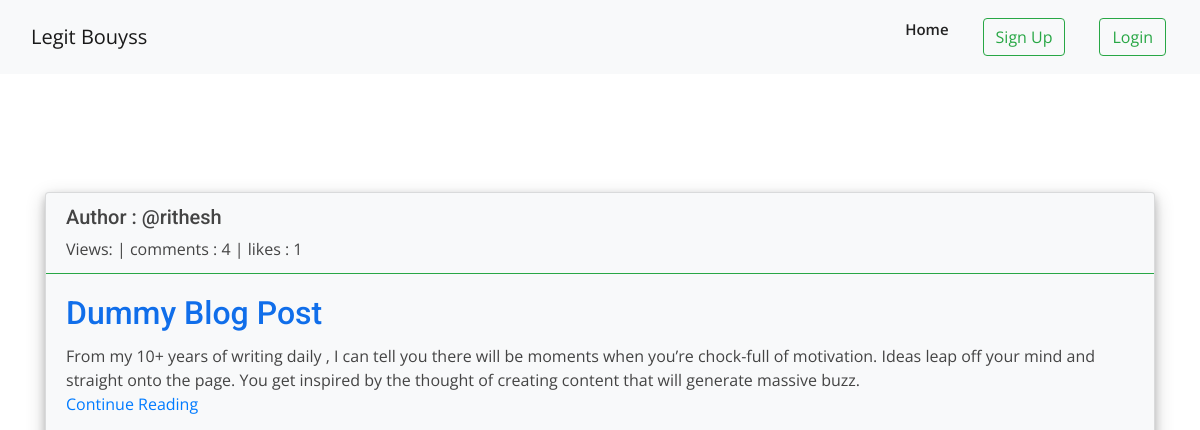
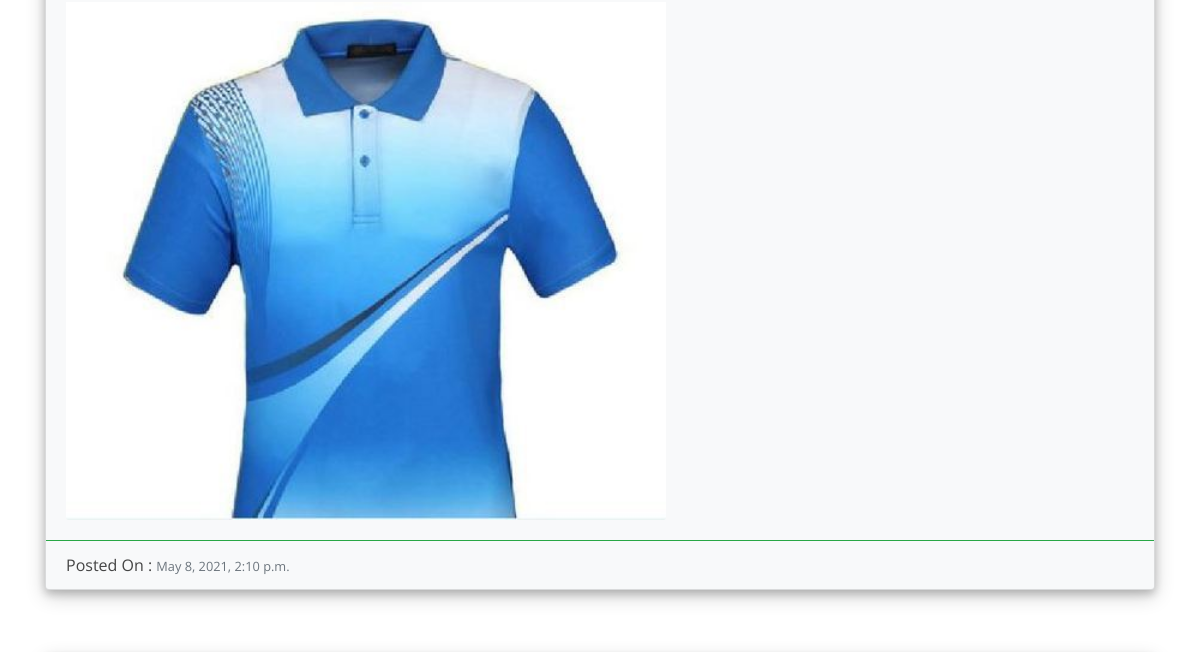
Before: / (upper part) with the older database file (2 pictures, top to bottom).
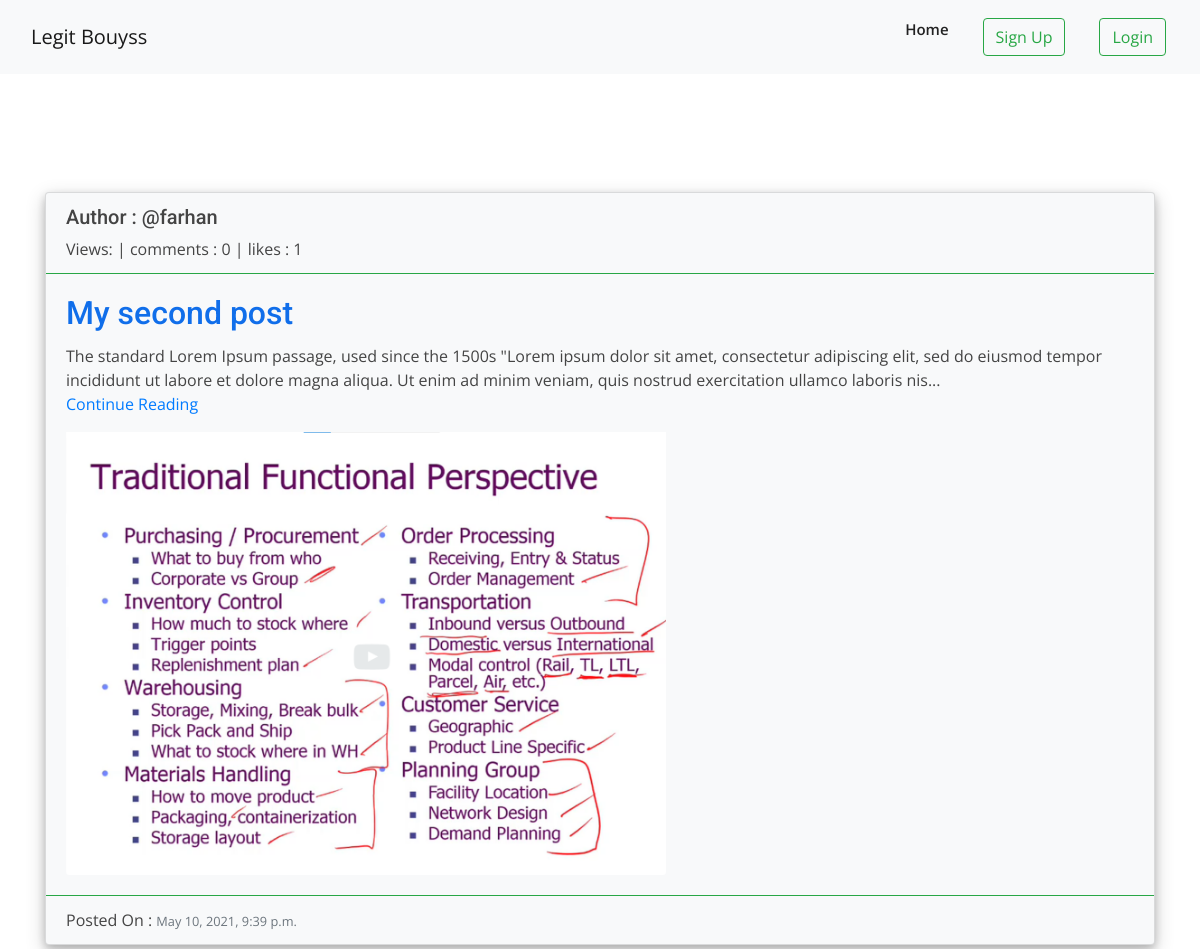
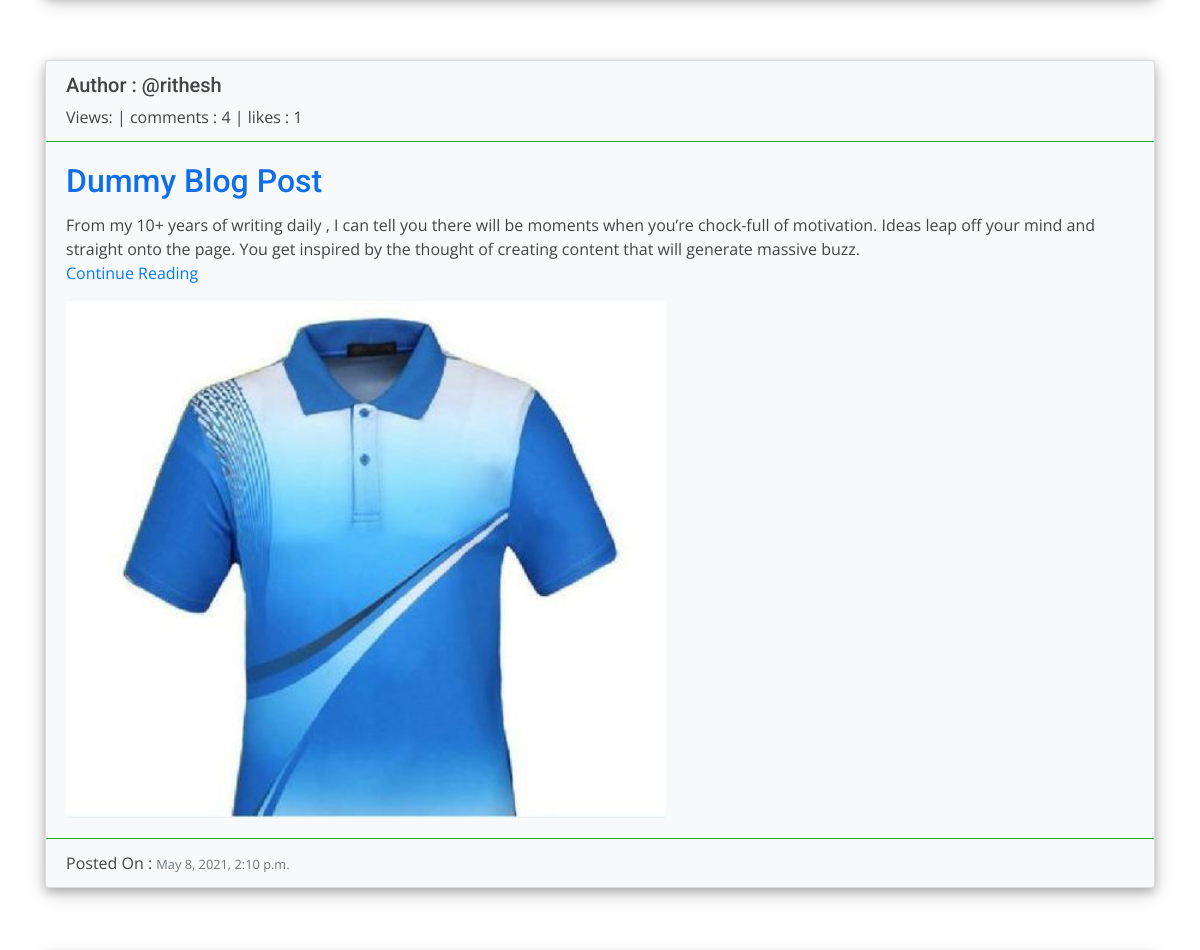
After: the same page with the newer database file (2 pictures, top to bottom).
### blog/models.py (models this page shows, shortened)
class Post(models.Model):
    title = models.CharField(max_length=100)
    slug = models.SlugField(max_length=100)
    category = models.CharField(max_length=50)
    created_date = models.DateTimeField(auto_now=True)
    body = RichTextField()
    auther = models.ForeignKey(User,on_delete=models.CASCADE)
    thumbnail = models.ImageField(upload_to = 'images/post_thumbnails/',null=True,blank=True)
    snippet = models.TextField(max_length=255)
    like = models.ManyToManyField(User,related_name='blog_posts')
    Hit_count_generic = GenericRelation(HitCount,object_id_field='object_pk',related_query_name='hit_count_generic_relation')
    @property
    def get_likes(self):
        return self.like.count()
    class Meta:
        ordering = ["-created_date"]

### blog/views.py (the view)
# urls.py: path("",views.PostList.as_view(),name='home'),
class PostList(ListView):
    model = Post
    context_object_name = 'posts'
    template_name = 'blog/post_list.html'
    def get_context_data(self,*args,**kwargs):
        data = super().get_context_data(*args,**kwargs)
        return data

### blog/templates/blog/post_list.html (shortened to what this page needs)
{% extends 'main2.html' %}
{% load hitcount_tags %}
{% block content %}
    <br><br>
    {% for post in posts %}
        <div class="card bg-light mb-3" style="box-shadow: 0 4px 8px 0 rgba(0, 0, 0, 0.2), 0 6px 20px 0 rgba(0, 0, 0, 0.19);">
            <div class="card-header bg-transparent border-success">
                <h5>Author : @{{post.auther.username}}</h5>
                <span class="cat-links">
                    <a  rel="category tag">Views: {% get_hit_count for post %} | </a> <a  rel="category tag">comments : {{post.comments.count}} | </a> <a  rel="category tag">likes : {{post.get_likes}}</a>
                </span>
            </div>
            <div class="card-body">
                <h2 class="card-title"><a href="{% url 'blog:post_detail' post.slug  %}">{{post.title}}</a></h2>
                <p class="card-text">{{post.snippet|safe}} <br> <a href="{% url 'blog:post_detail' post.slug  %}" class="btn-link">Continue Reading</a> </p>
                {% if post.thumbnail %}
                    <img src="{{post.thumbnail.url}}" class="card-img-bottom" style="max-height: 400x;max-width:600px">
                {% endif %}
            </div>
            <div class="card-footer bg-transparent border-success">
                <p class="card-text">Posted On : <small class="text-muted">{{post.created_date}}</small></p>
            </div>
        </div>
        <br><br>
    {% endfor %}
{% endblock %}

### blog/templates/main2.html (shortened to what this page needs)
<!DOCTYPE html>
{% load static %}
<html lang="en">
<head>
  <link href="{% static 'assets/vendor/bootstrap/css/bootstrap.min.css' %}" rel="stylesheet">
  <link href="{% static 'assets/vendor/icofont/icofont.min.css' %}" rel="stylesheet">
  <link href="{% static 'assets/vendor/boxicons/css/boxicons.min.css' %}" rel="stylesheet">
  <link href="{% static 'assets/vendor/owl.carousel/assets/owl.carousel.min.css' %}" rel="stylesheet">
  <link href="{% static 'assets/vendor/venobox/venobox.css' %}" rel="stylesheet">
  <link href="{% static 'assets/vendor/aos/aos.css' %}" rel="stylesheet">
  <link href="{% static 'assets/css/style.css' %}" rel="stylesheet">
</head>
<body>
  <header class="navbar navbar-expand-lg navbar-light bg-light" >
    <div class="container-fluid" >
      <a href="{% url 'blog:home' %}" class="navbar-brand">Legit Bouyss</a>
      <nav class="nav-menu d-none d-lg-block">
        <ul>
          <li ><a href="{% url 'blog:home' %}">Home</a></li>
          {% if user.is_authenticated %}
            <li><a href="{% url 'blog:create_post' %}">New post</a></li>
            <li><a href="{% url 'accounts:all_users' %}">All Users</a></li>
            <li><a ></a>Welcome {{user.username}}</li>
            <li class="drop-down"><a href=""><img src="{{user.userprofile.profilepic.url}}" style="width: 50px;height:50px;border-radius:50px;"></a>
              <ul>
                <li><a href="{% url 'blog:profile_page' user.username %}">Profile</a></li>
                <li><a href="{% url 'accounts:logout' %}">Logout</a></li>
              </ul>
            </li>
          {% else %}
            <li><a href="{% url 'accounts:signup' %}"><button class="btn btn-outline-success me-2" type="button">Sign Up</button></a></li>
            <li><a href="{% url 'accounts:login' %}"><button class="btn btn-outline-success me-2" type="button">Login</button></a></li>
          {% endif %}
        </ul>
      </nav>
    </div>
  </header>
  <div class="container">
    <div style="margin: 70px 0px ;">
      {% block content %}
      {% endblock %}
    </div>
  </div>
</body>
</html>

### static/assets/css/style.css (style rules this page uses)
body { font-family: "Open Sans", sans-serif; color: #444444; }
a { color: #106eea; }
h1, h2, h3, h4, h5, h6 { font-family: "Roboto", sans-serif; }
.nav-menu ul { margin: 0; padding: 0; list-style: none; }
.nav-menu > ul { display: flex; }
.nav-menu > ul > li { position: relative; white-space: nowrap; padding: 10px 0 10px 28px; }
.nav-menu a { display: block; position: relative; color: #222222; transition: 0.3s; font-size: 15px; font-weight: 600; padding: 0 3px; font-family: "Open Sans", sans-serif; }
.nav-menu > ul > li > a:before { content: ""; position: absolute; width: 100%; height: 2px; bottom: -5px; left: 0; background-color: #106eea; visibility: hidden; width: 0px; transition: all 0.3s ease-in-out 0s; }
.mobile-nav { position: fixed; top: 55px; right: 15px; bottom: 15px; left: 15px; z-index: 9999; overflow-y: auto; background: #fff; transition: ease-in-out 0.2s; opacity: 0; visibility: hidden; border-radius: 10px; padding: 10px 0; }
.mobile-nav * { margin: 0; padding: 0; list-style: none; }
.mobile-nav a { display: block; position: relative; color: #222222; padding: 10px 20px; font-weight: 500; outline: none; }

Changed rows visible on the page:
added Post: auther.username "farhan", comments.count "0", get_likes "1", title "My second post", snippet "The standard Lorem Ipsum passage, used since the 1500s \"Lorem ipsum dolor sit amet, consectetur adipiscing elit, sed do eiusmod tempor incididunt ut labore et dolore magna aliqua. Ut enim ad minim veniam, quis nostrud exercitation ullamco laboris nis...", thumbnail (picture), created_date "May 10, 2021, 9:39 p.m."
